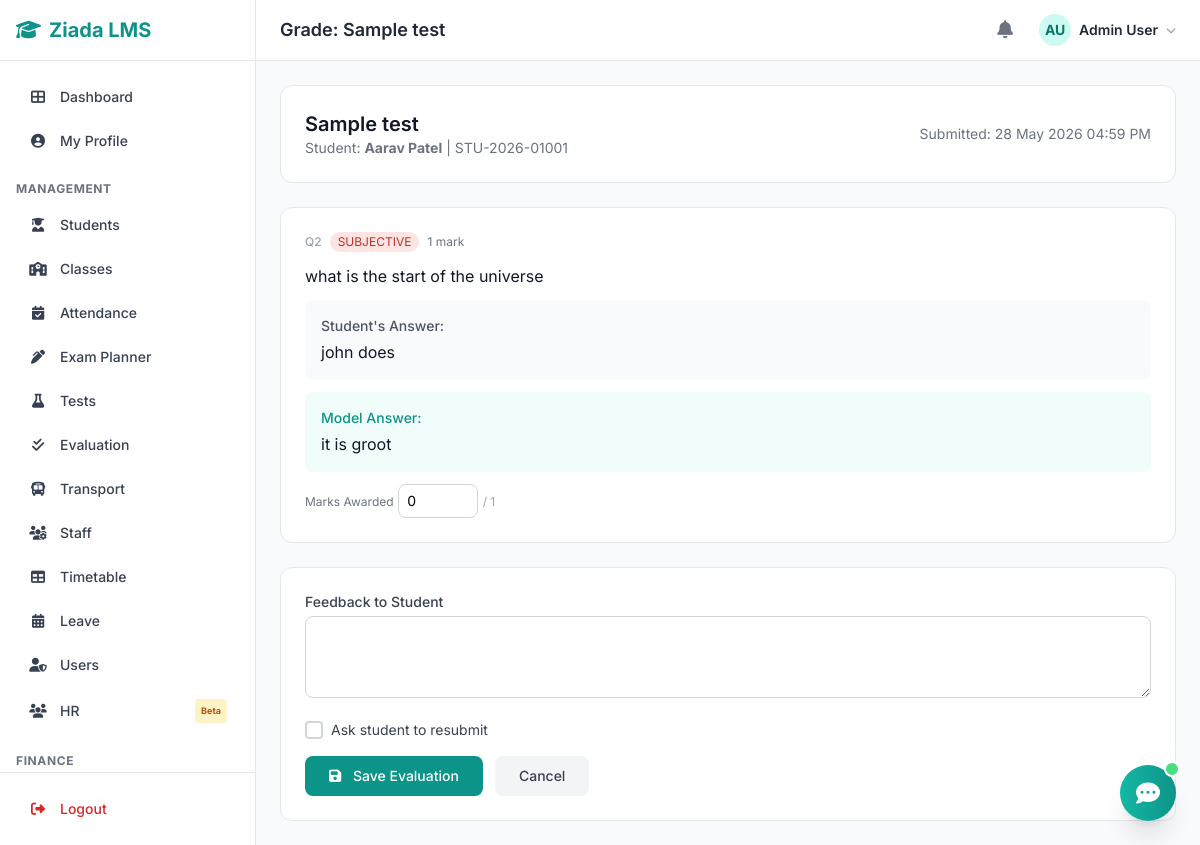
/modules/evaluation/grade.php?id=1 (signed in), run on the app's committed database.
### tables this page shows
CREATE TABLE `test_submissions` (
  `id` int(11) NOT NULL,
  `test_id` int(11) NOT NULL,
  `student_id` int(11) NOT NULL,
  `answers` longtext DEFAULT NULL CHECK (json_valid(`answers`)),
  `total_marks_obtained` decimal(5,2) DEFAULT NULL,
  `status` enum('pending','evaluated','resubmitted') DEFAULT 'pending',
  `submitted_at` timestamp NOT NULL DEFAULT current_timestamp(),
  `evaluated_at` datetime DEFAULT NULL,
  `evaluated_by` int(11) DEFAULT NULL,
  `feedback` text DEFAULT NULL
);

CREATE TABLE `tests` (
  `id` int(11) NOT NULL,
  `title` varchar(200) NOT NULL,
  `class_id` int(11) NOT NULL,
  `subject_id` int(11) DEFAULT NULL,
  `total_marks` int(11) DEFAULT 100,
  `difficulty` enum('easy','medium','hard') DEFAULT 'medium',
  `mcq_count` int(11) DEFAULT 0,
  `subjective_count` int(11) DEFAULT 0,
  `duration_minutes` int(11) DEFAULT 60,
  `instructions` text DEFAULT NULL,
  `created_by` int(11) DEFAULT NULL,
  `is_active` tinyint(1) DEFAULT 1,
  `created_at` timestamp NOT NULL DEFAULT current_timestamp()
);

CREATE TABLE `users` (
  `id` int(11) NOT NULL,
  `username` varchar(50) NOT NULL,
  `email` varchar(100) NOT NULL,
  `password` varchar(255) NOT NULL,
  `full_name` varchar(100) NOT NULL,
  `phone` varchar(20) DEFAULT NULL,
  `role` enum('admin','teacher','student') NOT NULL DEFAULT 'student',
  `avatar` varchar(255) DEFAULT NULL,
  `is_active` tinyint(1) DEFAULT 1,
  `created_at` timestamp NOT NULL DEFAULT current_timestamp(),
  `updated_at` timestamp NOT NULL DEFAULT current_timestamp() ON UPDATE current_timestamp()
);

CREATE TABLE `students` (
  `id` int(11) NOT NULL,
  `user_id` int(11) DEFAULT NULL,
  `class_id` int(11) DEFAULT NULL,
  `enrollment_id` varchar(50) NOT NULL,
  `admission_date` date DEFAULT NULL,
  `date_of_birth` date DEFAULT NULL,
  `gender` enum('male','female','other') DEFAULT NULL,
  `blood_group` varchar(5) DEFAULT NULL,
  `address` text DEFAULT NULL,
  `city` varchar(100) DEFAULT NULL,
  `state` varchar(100) DEFAULT NULL,
  `pincode` varchar(10) DEFAULT NULL,
  `parent_name` varchar(100) DEFAULT NULL,
  `parent_phone` varchar(20) DEFAULT NULL,
  `parent_email` varchar(100) DEFAULT NULL,
  `guardian_name` varchar(100) DEFAULT NULL,
  `guardian_phone` varchar(20) DEFAULT NULL,
  `is_active` tinyint(1) DEFAULT 1,
  `created_at` timestamp NOT NULL DEFAULT current_timestamp()
);

CREATE TABLE `questions` (
  `id` int(11) NOT NULL,
  `test_id` int(11) NOT NULL,
  `type` enum('mcq','subjective') NOT NULL,
  `question_text` text NOT NULL,
  `options` longtext DEFAULT NULL CHECK (json_valid(`options`)),
  `correct_answer` text DEFAULT NULL,
  `marks` int(11) DEFAULT 1,
  `difficulty` enum('easy','medium','hard') DEFAULT 'medium',
  `sort_order` int(11) DEFAULT 0
);

### config/database.php (called while the page is built, shortened)
<?php
function db_connect() {
    $conn = new mysqli(DB_HOST, DB_USER, DB_PASS, DB_NAME);
    $conn->set_charset("utf8mb4");
    return $conn;
}
function db_query($sql, $params = []) {
    $conn = db_connect();
    if (!empty($params)) {
        $stmt = $conn->prepare($sql);
        if ($stmt) {
            $types = '';
            foreach ($params as $p) {
                if (is_int($p)) $types .= 'i';
                elseif (is_double($p)) $types .= 'd';
                else $types .= 's';
            }
            $stmt->bind_param($types, ...$params);
            $stmt->execute();
            $result = $stmt->get_result();
            return $result;
        }
    }
    $result = $conn->query($sql);
    return $result;
}
function db_get_row($sql, $params = []) {
    $result = db_query($sql, $params);
    return $result ? $result->fetch_assoc() : null;
}
function db_get_all($sql, $params = []) {
    $result = db_query($sql, $params);
    return $result ? $result->fetch_all(MYSQLI_ASSOC) : [];
}

### includes/session.php (called while the page is built, shortened)
<?php
require_once __DIR__ . '/../config/database.php';
function get_user_id() {
    return $_SESSION['user_id'] ?? null;
}
function get_user_name() {
    return $_SESSION['user_name'] ?? 'Guest';
}

### modules/evaluation/grade.php (the view, shortened to what this page needs)
<?php
require_once __DIR__ . '/../../includes/session.php';
require_once __DIR__ . '/../../includes/functions.php';
$sub_id = (int)($_GET['id'] ?? 0);
$submission = db_get_row("SELECT ts.*, t.title as test_title, t.total_marks, t.instructions, s.parent_name as student_name, s.enrollment_id, s.class_id
    FROM test_submissions ts
    LEFT JOIN tests t ON ts.test_id = t.id
    LEFT JOIN students s ON ts.student_id = s.id
    WHERE ts.id = ?", [$sub_id]);
$answers = json_decode($submission['answers'], true) ?? [];
$questions = db_get_all("SELECT * FROM questions WHERE test_id = ? ORDER BY sort_order, id", [$submission['test_id']]);
$page_title = 'Grade: ' . sanitize($submission['test_title']);
include __DIR__ . '/../../includes/header.php';
?>
<div class="max-w-4xl mx-auto">
    <div class="bg-white rounded-xl border border-gray-200 p-6 mb-6">
        <div class="flex items-center justify-between">
            <div>
                <h2 class="text-xl font-semibold text-gray-900"><?= sanitize($submission['test_title']) ?></h2>
                <p class="text-sm text-gray-500">Student: <strong><?= sanitize($submission['student_name']) ?></strong> | <?= sanitize($submission['enrollment_id']) ?></p>
            </div>
            <span class="text-sm text-gray-500">Submitted: <?= format_date($submission['submitted_at'], 'd M Y h:i A') ?></span>
        </div>
    </div>
    <form method="POST">
        <div class="space-y-6">
            <?php foreach ($questions as $q): ?>
            <div class="bg-white rounded-xl border border-gray-200 p-6">
                <div class="flex items-center justify-between mb-3">
                    <div class="flex items-center gap-2">
                        <span class="text-xs font-medium text-gray-400">Q<?= $q['id'] ?></span>
                        <span class="text-xs px-2 py-0.5 rounded-full <?= $q['type'] == 'mcq' ? 'bg-blue-100 text-blue-700' : 'bg-coral-100 text-coral-700' ?>"><?= strtoupper($q['type']) ?></span>
                        <span class="text-xs text-gray-500"><?= $q['marks'] ?> mark<?= $q['marks'] > 1 ? 's' : '' ?></span>
                    </div>
                </div>
                <p class="text-gray-900 mb-3"><?= sanitize($q['question_text']) ?></p>
                <?php if ($q['type'] == 'mcq'): ?>
                    <?php $options = json_decode($q['options'], true) ?? []; ?>
                    <div class="space-y-2 mb-3">
                        <?php foreach ($options as $i => $opt): ?>
                        <div class="flex items-center gap-2 p-2 rounded <?= $opt == $q['correct_answer'] ? 'bg-green-50 border border-green-200' : 'bg-gray-50' ?>">
                            <span class="text-sm"><?= $i + 1 ?>. <?= sanitize($opt) ?></span>
                            <?php if ($opt == $q['correct_answer']): ?>
                            <i class="fas fa-check text-green-500 text-xs"></i>
                            <?php endif; ?>
                        </div>
                        <?php endforeach; ?>
                    </div>
                <?php else: ?>
                    <div class="bg-gray-50 rounded-lg p-4 mb-3">
                        <p class="text-sm text-gray-600 font-medium mb-1">Student's Answer:</p>
                        <p class="text-gray-900"><?= sanitize($answers['q_' . $q['id']] ?? 'No answer provided') ?></p>
                    </div>
                    <div class="bg-teal-50 rounded-lg p-4 mb-3">
                        <p class="text-sm text-teal-600 font-medium mb-1">Model Answer:</p>
                        <p class="text-gray-900"><?= sanitize($q['correct_answer'] ?? 'N/A') ?></p>
                    </div>
                <?php endif; ?>
                <div class="flex items-center gap-4 mt-3">
                    <div>
                        <label class="text-xs text-gray-500">Marks Awarded</label>
                        <input type="number" name="marks[<?= $q['id'] ?>]" min="0" max="<?= $q['marks'] ?>" value="0" step="0.5"
                               class="w-20 border border-gray-300 rounded-lg px-2 py-1.5 text-sm focus:ring-2 focus:ring-teal-500 outline-none">
                        <span class="text-xs text-gray-400">/ <?= $q['marks'] ?></span>
                    </div>
                </div>
            </div>
            <?php endforeach; ?>
        </div>
        <div class="bg-white rounded-xl border border-gray-200 p-6 mt-6">
            <div class="space-y-4">
                <div>
                    <label class="block text-sm font-medium text-gray-700 mb-1">Feedback to Student</label>
                    <textarea name="feedback" rows="3" class="w-full border border-gray-300 rounded-lg px-3 py-2.5 text-sm focus:ring-2 focus:ring-teal-500 outline-none"><?= sanitize($submission['feedback'] ?? '') ?></textarea>
                </div>
                <div class="flex items-center gap-2">
                    <input type="checkbox" name="resubmit" id="resubmit" value="1" class="rounded text-amber-600 focus:ring-amber-500">
                    <label for="resubmit" class="text-sm text-gray-700">Ask student to resubmit</label>
                </div>
            </div>
            <div class="flex gap-3 mt-4">
                <button type="submit" class="bg-teal-600 text-white px-6 py-2.5 rounded-lg text-sm font-medium hover:bg-teal-700 transition">
                    <i class="fas fa-save mr-2"></i> Save Evaluation
                </button>
                <a href="index.php" class="bg-gray-100 text-gray-700 px-6 py-2.5 rounded-lg text-sm font-medium hover:bg-gray-200 transition">Cancel</a>
            </div>
        </div>
    </form>
</div>
<?php include __DIR__ . '/../../includes/footer.php'; ?>

### includes/topbar.php (shortened to what this page needs)
<header class="bg-white border-b border-gray-200 px-4 sm:px-6 py-3 flex items-center justify-between">
    <div class="flex items-center gap-3">
        <h2 class="text-base sm:text-lg font-semibold text-gray-800 truncate"><?= $page_title ?? 'Dashboard' ?></h2>
    </div>
    <div class="flex items-center gap-4">
        <div class="relative" id="notif-container">
            <button id="notif-bell" class="relative w-9 h-9 flex items-center justify-center rounded-lg text-gray-500 hover:text-teal-600 hover:bg-teal-50 transition focus:outline-none focus:ring-2 focus:ring-teal-500" aria-label="Notifications">
                <i class="fas fa-bell text-lg"></i>
            </button>
        </div>
        <div class="relative" id="user-menu-container">
            <button id="user-menu-btn" class="flex items-center gap-2 cursor-pointer focus:outline-none focus:ring-2 focus:ring-teal-500 rounded-lg" aria-label="User menu">
                <?php
                $current_user = db_get_row("SELECT * FROM users WHERE id=?", [get_user_id()]);
                echo user_avatar_html($current_user ?? ['avatar' => null, 'full_name' => get_user_name()]);
                ?>
                <span class="text-sm font-semibold text-gray-800 hidden sm:inline"><?= get_user_name() ?></span>
                <i class="fas fa-chevron-down text-[10px] text-gray-400 hidden sm:inline"></i>
            </button>
        </div>
    </div>
</header>

### includes/functions.php (shortened to what this page needs)
<?php
function sanitize($input) {
    return htmlspecialchars(strip_tags(trim($input)), ENT_QUOTES, 'UTF-8');
}
function format_date($date, $format = 'd M Y') {
    return date($format, strtotime($date));
}
function get_avatar($name, $photo = null, $subdir = 'avatars') {
    $initials = '';
    $parts = explode(' ', $name);
    foreach ($parts as $p) $initials .= strtoupper($p[0] ?? '');
    return substr($initials, 0, 2);
}
function user_avatar_html($user, $size = 'w-8 h-8', $text_size = 'text-sm') {
    $initial = get_avatar($user['full_name'] ?? 'U');
    return '<div class="' . $size . ' rounded-full bg-teal-100 flex items-center justify-center ' . $text_size . ' font-bold text-teal-700">' . $initial . '</div>';
}

### assets/css/style.css (style rules this page uses)
:root { --color-primary: #0d9488; --color-primary-hover: #0f766e; --color-primary-light: #f0fdfa; --color-primary-ring: rgba(13, 148, 136, 0.3); --font-sans: 'Inter', -apple-system, BlinkMacSystemFont, 'Segoe UI', Roboto, sans-serif; }
* { margin: 0; padding: 0; box-sizing: border-box; }
body { font-family: var(--font-sans); -webkit-font-smoothing: antialiased; }
input[type="text"], input[type="email"], input[type="password"], input[type="number"], input[type="tel"], input[type="url"], input[type="search"], input[type="date"], input[type="time"], input[type="datetime-local"], input[type="month"], input[type="week"], textarea { font-family: var(--font-sans); transition: border-color 0.15s ease, box-shadow 0.15s ease; }
input[type="checkbox"], input[type="radio"] { appearance: none; width: 18px; height: 18px; border: 2px solid #d1d5db; border-radius: 4px; cursor: pointer; transition: all 0.15s ease; flex-shrink: 0; position: relative; background: white; }
button, .btn { cursor: pointer; font-family: var(--font-sans); transition: all 0.15s ease; }

### data on the page
test_submissions: test.title "Grade: Sample test", test.title "Sample test", student.parent_name "Aarav Patel", student.enrollment_id "STU-2026-01001", submitted_at "28 May 2026 04:59 PM", answers "john does"
users: full_name "AU"
questions: id "2", type "SUBJECTIVE", marks "1", question_text "what is the start of the universe", correct_answer "it is groot"

### other printed values
get_user_name() "Admin User"
